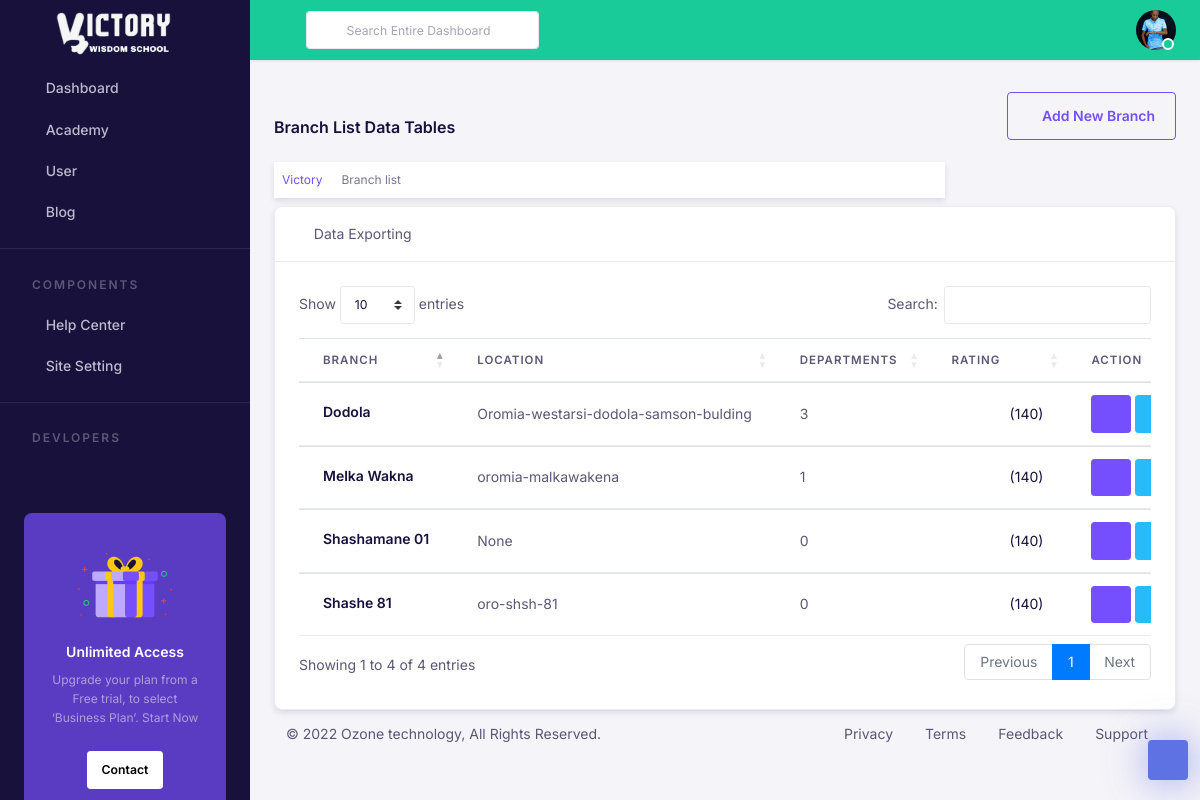
The app's page /academy/admin/branch/list/ (signed in) with its own data.
### main/models.py (models this page shows, shortened)
class GeneralSetting(models.Model):
    site_name = models.CharField(max_length=200, help_text="Enter your website name below")
    site_description = models.TextField(help_text="The site title might be the name of your company or organization, or a brief description of the organization, or a combination of the two.")
    logo=models.ImageField(upload_to="main/images", help_text="Upload your website logo - 120 x 40 ")
    favicon = models.ImageField(upload_to="main/images", help_text="Upload your website favicon - Standard for most desktop browsers. 32×32")
    created = models.DateTimeField(auto_now_add=True)
    updated = models.DateTimeField(auto_now=True)

### accounts/models.py (models this page shows, shortened)
class User(AbstractUser):
    username_validator = UnicodeUsernameValidator()
    email_validator = EmailValidator()
    about = models.TextField(null=True, blank=True)
    bio = models.TextField(null=True, blank=True)
    birth_date = models.DateField(null=True)
    email = models.EmailField(unique=True, validators = [email_validator])
    username = models.CharField(
        max_length=191,
        validators = [username_validator],
        help_text="Required. 150 characters or fewer. Usernames may contain alphanumeric, _, @, +, . and - characters.",
        unique=True,null=True, blank=True
    )
    USERNAME_FIELD = "email"
    REQUIRED_FIELDS = ['username']
    GENDER_CHOICE = (
        ("male", "Male"),
        ("female", "Female"),
    )
    gender = models.CharField(choices=GENDER_CHOICE, max_length=10)
    def get_profile_image(self):
        image = self.userimage_set.order_by("-updated", "-created").filter(role = "profile_image")
        if image.exists():
            return image.first().image
        else:
            return None
    class Meta:
        verbose_name = "user"
        ordering = ["-date_joined"]

class UserImage(models.Model):
    user = models.ForeignKey(User, on_delete=models.CASCADE)
    image = models.ImageField(upload_to='user/images')
    created = models.DateTimeField(auto_now_add=True)
    updated = models.DateTimeField(auto_now=True)
    about = models.TextField(null=True, blank=True)
    ROLE_CHOICE = (
        ("profile_image", "Profile Image"),
        ("cover_image", "Cover Image"),
        ("gallery_image", "Gallery Image"),
    )
    role = models.CharField(choices=ROLE_CHOICE, default="gallery_image", max_length=15)
    class Meta:
        ordering = ["-updated", "-created"]

### academy/models.py (models this page shows, shortened)
class Branch(models.Model):
    name = models.CharField(max_length=50)
    location = models.CharField(max_length=200, null=True, blank=True)
    cover_image = models.ImageField(upload_to='academy/cover_image', default='academy/cover_image.jpg', null=True, blank=True)
    bio = models.TextField(null=True, blank=True)
    descriptions = models.TextField(null=True, blank=True)
    reviews = models.ManyToManyField(Review, blank=True)
    created = models.DateTimeField(auto_now_add=True)
    class Meta:
        verbose_name = "branch"
        unique_together = ["name"]
        ordering = ["name"]

### main/decorators.py (the view)
  def wrapper_func(request, *args, **kwarg):
    if request.user.is_superuser:
      return views_func(request, *args, **kwarg)
    else:
      return redirect("home")

### academy/views.py (called while the page is built)
@admin_only
@login_required(login_url='login')
def branch_list(request):
  branches = Branch.objects.all()
  context = {"branches":branches}
  return render(request, "academy/admin/branch_list.html", context)

### main/templatetags/myflatpage.py (called while the page is built)
@register.simple_tag(name="general_setting")
def general_setting():
    return GeneralSetting.objects.first()

### academy/templates/academy/admin/branch_list.html (shortened to what this page needs)
{% extends 'base/admin/base.html' %}
{% load static %}
{% block admin_style %}
 <link href="{% static 'assets/plugins/bootstrap-datatable/css/dataTables.bootstrap4.min.css' %}" rel="stylesheet" type="text/css">
 <link href="{% static 'assets/plugins/bootstrap-datatable/css/buttons.bootstrap4.min.css' %}" rel="stylesheet" type="text/css">
 <link href="{% static 'assets/css/form-control.css' %}" rel="stylesheet">
 <link href="{% static 'assets/css/table.css' %}" rel="stylesheet">
{% endblock admin_style %}
{% block admin_content %}
<div class="row pt-2 pb-2">
    <div class="col-sm-9">
        <h4 class="page-title  pt-4 pb-3">Branch List Data Tables</h4>
        <ol class="breadcrumb shadow bg-white p-2">
            <li class="breadcrumb-item"><a href="javaScript:void();">Victory</a></li>
            <li class="breadcrumb-item active" aria-current="page">Branch list</li>
        </ol>
    </div>
    <div class="col-sm-3">
       <div class="btn-group float-sm-right">
            <a href="{% url 'create_branch' %}" type="button" class="btn btn-outline-primary waves-effect waves-light">
                <i class="fa fa-plus-square" aria-hidden="true"></i> Add New Branch
            </a>
        </div>
    </div>
</div>
<div class="row">
    <div class="col-lg-12">
        <div class="card  shadow border border-light-3">
            <div class="card-header    ">
                <i class="fa fa-table"></i> Data Exporting
            </div>
            <div class="card-body ">
                {% include 'academy/components/branch_table.html' %}
            </div>
        </div>
    </div>
</div>
  {% endblock admin_content %}

### templates/base/admin/sidebar2.html (shortened to what this page needs)
{% load static %}
{% load myflatpage %}
{% general_setting as generalSetting %}
  <nav class="navbar-vertical navbar navbar-dark bg-dark">
    <div class="vh-100" data-simplebar>
        <div class="row w-100">
            <a class="mx-auto h-100 d-flex justify-content-center" href="{% url 'home' %}">
                <img src="{{generalSetting.logo.url}}" class="dashboard-logo-icon mx-auto"  alt="" />
            </a>
        </div>
        <ul class="navbar-nav flex-column" id="sideNavbar">
            <li class="nav-item">
                <a class="nav-link   collapsed " href="#" data-bs-toggle="collapse"
                    data-bs-target="#navDashboard" aria-expanded="false" aria-controls="navDashboard">
                    <i class="nav-icon fe fe-home me-2"></i> Dashboard
                </a>
            </li>
            <li class="nav-item">
                <a class="nav-link  collapsed " href="#" data-bs-toggle="collapse" data-bs-target="#navAcademy"
                    aria-expanded="false" aria-controls="navAcademy">
                    <i class="nav-icon fe fe-book me-2"></i> Academy
                </a>
            </li>
            <li class="nav-item">
                <a class="nav-link   collapsed " href="#" data-bs-toggle="collapse" data-bs-target="#navProfile"
                    aria-expanded="false" aria-controls="navProfile">
                    <i class="nav-icon fe fe-user me-2"></i> User
                </a>
            </li>
            <li class="nav-item ">
                <a class="nav-link   " href="#" data-bs-toggle="collapse" data-bs-target="#navCMS"
                    aria-expanded="false" aria-controls="navCMS">
                    <i class="nav-icon fe fe-book-open me-2"></i> Blog
                </a>
            </li>
            <li class="nav-item">
                <div class="nav-divider"></div>
            </li>
            <li class="nav-item">
                <div class="navbar-heading">Components</div>
            </li>
            <li class="nav-item">
                <a class="nav-link " href="{% url 'contact_list' %}">
                    <i class="nav-icon fe fe-help-circle me-2"></i> Help Center
                </a>
            </li>
            <li class="nav-item">
                <a class="nav-link  collapsed " href="#" data-bs-toggle="collapse"
                    data-bs-target="#navSiteSetting" aria-expanded="false" aria-controls="navSiteSetting">
                    <i class="nav-icon fe fe-settings me-2"></i> Site Setting
                </a>
            </li>
            <li class="nav-item">
                <div class="nav-divider"></div>
            </li>
            <li class="nav-item">
                <div class="navbar-heading">Devlopers</div>
            </li>
        </ul>
        <div class="card bg-dark-primary shadow-none text-center mx-4 my-8">
            <div class="card-body py-6">
                <img src="{% static 'assets/images/background/giftbox.png' %}" alt="" />
                <div class="mt-4">
                    <h5 class="text-white">Unlimited Access</h5>
                    <p class="text-white-50 fs-6">
                        Upgrade your plan from a Free trial, to select ‘Business Plan’. Start Now
                    </p>
                    <a href="mail:ozonetechnologydev@gmail.com" class="btn btn-white btn-sm mt-2">Contact</a>
                </div>
            </div>
        </div>
    </div>
</nav>

### templates/base/admin/navbar2.html (shortened to what this page needs)
{% load static %}
{% load myflatpage %}
<div class="header">
    <nav class="navbar-default navbar navbar-expand-lg bg-success">
        <a id="nav-toggle" role="button">
            <i class="fe fe-menu text-light"></i>
        </a>
        <div class="ms-lg-3 d-none d-md-none d-lg-block">
            <form class="d-flex align-items-center">
                <span class="position-absolute ps-3 search-icon">
                    <i class="fe fe-search"></i>
                </span>
                <input type="search" class="form-control form-control-sm ps-6"
                    placeholder="Search Entire Dashboard" />
            </form>
        </div>
        <ul class="navbar-nav navbar-right-wrap ms-auto d-flex nav-top-wrap">
            {% if request.user.is_authenticated  %}
            <li class="dropdown ms-2">
              <a class="rounded-circle" href="#" role="button" data-bs-toggle="dropdown" aria-expanded="false">
                <div class="avatar avatar-md avatar-indicators avatar-online">
                  <img alt="avatar" src="{{request.user.get_profile_image.url}}" class="rounded-circle">
                </div>
              </a>
            </li>
          {% else %}
          <div class="ms-auto mt-lg-0">
            <a href="{% url 'login' %}" class="btn btn-sm btn-outline-dark btn-sm ms-3">Sign in</a>
            <a href="{% url 'register' %}" class="btn btn-sm btn-dark btn-sm ms-1">Sign up</a>
          </div>
          {% endif %}
        </ul>
    </nav>
</div>

### academy/templates/academy/components/branch_table.html (shortened to what this page needs)
<div class="table-responsive">
    <table id="data-table-example" class="table align-items-center table-flush  default-datatable">
        <thead>
            <tr>
                <th>Branch</th>
                <th>Location</th>
                <th>departments</th>
                <th>Rating</th>
                <th>Action</th>
            </tr>
        </thead>
        <tbody>
            {% for branch in branches %}
                <tr id="delete_branch_id_{{forloop.counter}}">
                    <td>
                        <h4 class="mb-1 h5">
                            <a href="{% url 'branch_details' branch.id %}" class="text-inherit">
                                {{branch.name|title}}
                            </a>
                        </h4>
                    </td>
                    <td>{{branch.location}}</td>
                    <td>{{branch.department_set.count}}</td>
                    <td>
                        <div class="">
                            <i class="zmdi zmdi-star me-n1 text-warning"></i>
                            <i class="zmdi zmdi-star me-n1 text-warning"></i>
                            <i class="zmdi zmdi-star me-n1 text-warning"></i>
                            <i class="zmdi zmdi-star me-n1 text-warning"></i>
                            <i class="zmdi zmdi-star me-n1-half text-warning"></i>
                            <span class="text-inherit">(140)</span>
                        </div>
                    </td>
                    <td>
                        <a href="{% url 'branch_details' branch.id %}">
                            <button type="button" class="btn btn-sm  btn-primary"> <i class="zmdi zmdi-open-in-new"></i></button>
                        </a>
                        <a href="{% url 'update_branch' branch.id %}">
                            <button type="button" class="btn btn-sm  btn-info"> </button>
                        </a>
                    </td>
                </tr>
            {% endfor %}
        </tbody>
    </table>
</div>

### static/assets/css/form-control.css (style rules this page uses)
.form-control { -webkit-appearance: none; -moz-appearance: none; appearance: none; background-clip: padding-box; background-color: #fff; border: 1px solid #e8e7ed; border-radius: 0.25rem; color: #18113c; display: block; font-size: 0.875rem; font-weight: 400; line-height: 1.6; padding: .375rem .75rem; transition: border-color 0.15s ease-in-out, box-shadow 0.15s ease-in-out; width: 100%; }
.form-control::placeholder { color: #a8a3b9; opacity: 1; }
.form-control-sm { border-radius: 0.2rem; font-size: 0.765625rem; min-height: calc(1.6em + 1rem + 2px); padding: 0.5rem 0.875rem; }

### static/assets/css/table.css (style rules this page uses)
.card .table { margin-bottom:0px; }
.card .table td, .card .table th { padding-right: 1.5rem; padding-left: 1.5rem; }
.table.align-items-center td, .table.align-items-center th { vertical-align: middle; }
.table thead th { font-size: .72rem; padding-top: .75rem; padding-bottom: .75rem; letter-spacing: 1px; text-transform: uppercase; border-bottom: 1px solid #e9ecef; }
.table-flush td, .table-flush th { border-right: 0; border-left: 0; }
.table td, .table th { white-space: nowrap; }
.table th { font-weight: 600; }
.table-responsive { white-space:nowrap; }

### static/assets/css/my_style.css (style rules this page uses)
.dashboard-logo-icon { margin-right: 5px; width: 135px; }
.table-responsive button { size: 40px; }

### records on screen
GeneralSetting: logo (picture)
User: user.get_profile_image (picture)
Branch: name "Dodola", location "Oromia-westarsi-dodola-samson-bulding", department_set.count "3"
Branch: name "Shashamane 01", location "None", department_set.count "0"
Branch: name "Melka Wakna", location "oromia-malkawakena", department_set.count "1"
Branch: name "Shashe 81", location "oro-shsh-81", department_set.count "0"
